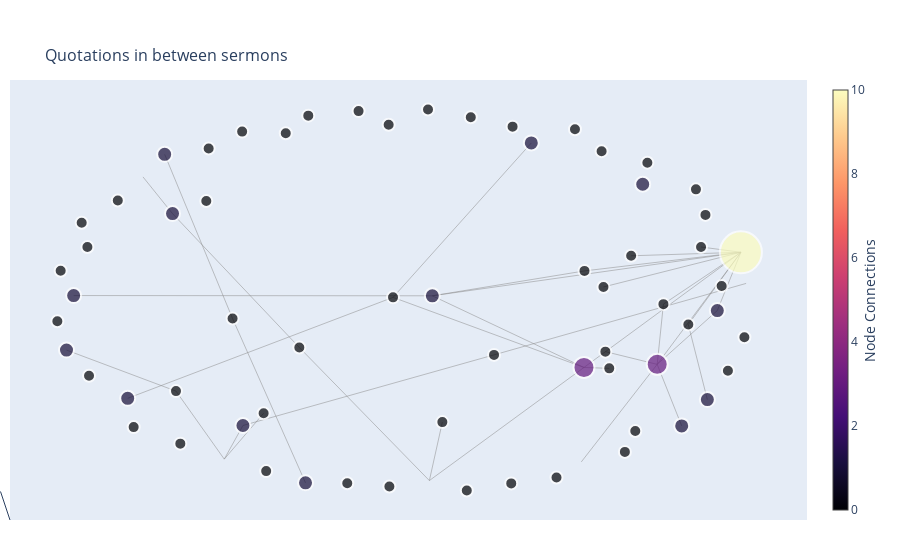

Notebook code for this chart:
### Code cell
fig = go.Figure(data=[edge_trace, node_trace],
            layout=go.Layout(
                title=dict(
                    text="<br>Quotations in between sermons",
                    font=dict(size=16)
                    ),
                #shapes=edge_shapes,
                showlegend=False,
                hovermode='closest',
                margin=dict(b=40,l=10,r=10,t=80),
                annotations=[dict(
                    text="",
                    showarrow=True,
                    xref="paper", yref="paper",
                    x=0.00, y=-0.00 )],
                xaxis=dict(showgrid=False, zeroline=False, showticklabels=False),
                yaxis=dict(showgrid=False, zeroline=False, showticklabels=False)
            )
        )

fig.show()

### Figure 1 — Plotly figure (JSON) as saved in the notebook; plotly's stock layout.template omitted (floating-point values rounded to 4 significant figures)
{"data": [{"hoverinfo": "none", "line": {"color": "#888", "width": 0.5}, "mode": "lines", "type": "scatter", "x": [-0.4399, -0.5468, null, -0.6778, -0.5468, null, -0.6778, -0.9752, null, -0.4961, -0.5468, null, 0.4299, 0.01015, null, 0.4299, 0.856, null, 0.7478, 0.856, null, 0.6288, 0.856, null, 0.6288, 0.4227, null, 0.6288, 0.6953, null, 0.01818, 0.856, null, 0.01818, 0.4299, null, 0.01818, -0.9557, null, 0.4313, 0.01818, null, 0.4313, 0.856, null, 0.792, 0.792, null, 0.792, 0.856, null, 0.792, 0.6288, null, 0.04541, 0.01015, null, 0.6457, 0.6288, null, 0.6457, 0.856, null, -0.6872, -0.7675, null, 0.4828, 0.856, null, 0.4881, 0.6288, null, -0.5242, -0.7086, null, -0.5242, -0.3261, null, 0.558, 0.856, null, 0.1857, 0.8702, null, 0.1857, -0.4961, null, -0.343, -0.6872, null, -0.343, 0.01015, null, -0.08853, 0.4299, null, -0.08853, -0.809, null, -0.08853, 0.2869, null, 0.7132, 0.765, null, 0.7132, 0.856, null, 0.4986, 0.4299, null, 0.5894, 0.5894, null], "y": [-0.5369, -0.7637, null, -0.4275, -0.7637, null, -0.4275, -0.2246, null, -0.5974, -0.7637, null, -0.3106, -0.8696, null, -0.3106, 0.2587, null, 0.285, 0.2587, null, -0.2952, 0.2587, null, -0.2952, -0.7774, null, -0.2952, -0.5993, null, 0.0436, 0.2587, null, 0.0436, -0.3106, null, 0.0436, 0.04485, null, 0.1667, 0.0436, null, 0.1667, 0.2587, null, -0.02926, -0.02926, null, -0.02926, 0.2587, null, -0.02926, -0.2952, null, -0.5806, -0.8696, null, 0.002422, -0.2952, null, 0.002422, 0.2587, null, 0.4499, 0.6313, null, 0.08722, 0.2587, null, -0.2324, -0.2952, null, -0.0689, 0.7428, null, -0.0689, -0.8808, null, 0.2414, 0.2587, null, -0.2484, 0.1049, null, -0.2484, -0.5974, null, -0.2118, 0.4499, null, -0.2118, -0.8696, null, 0.03586, -0.3106, null, 0.03586, -0.4631, null, 0.03586, 0.7991, null, -0.09839, -0.4695, null, -0.09839, 0.2587, null, -0.3149, -0.3106, null, 0.5949, 0.5949, null]}, {"hoverinfo": "text", "marker": {"color": [0, 1, 0, 0, 1, 10, 0, 0, 0, 1, 3, 0, 0, 0, 1, 1, 0, 3, 1, 0, 0, 1, 1, 0, 0, 0, 1, 1, 0, 0, 0, 1, 0, 0, 0, 0, 0, 0, 1, 0, 0, 0, 0, 0, 0, 0, 0, 0, 0, 0, 0, 0, 0, 0, 1, 0, 0, 0, 0, 0, 0, 0, 0, 0, 0], "colorbar": {"thickness": 15, "title": {"side": "right", "text": "Node Connections"}, "xanchor": "left"}, "colorscale": [[0, "#000004"], [0.1111, "#180f3d"], [0.2222, "#440f76"], [0.3333, "#721f81"], [0.4444, "#9e2f7f"], [0.5556, "#cd4071"], [0.6667, "#f1605d"], [0.7778, "#fd9668"], [0.8889, "#feca8d"], [1, "#fcfdbf"]], "line": {"width": 2}, "reversescale": false, "showscale": true, "size": [12, 15, 12, 12, 15, 42, 12, 12, 12, 15, 21, 12, 12, 12, 15, 15, 12, 21, 15, 12, 12, 15, 15, 12, 12, 12, 15, 15, 12, 12, 12, 15, 12, 12, 12, 12, 12, 12, 15, 12, 12, 12, 12, 12, 12, 12, 12, 12, 12, 12, 12, 12, 12, 12, 15, 12, 12, 12, 12, 12, 12, 12, 12, 12, 12]}, "mode": "markers", "text": ["E000001 (0 Verweise)", "E000002 (1 Verweise)", "E000029 (0 Verweise)", "E000030 (0 Verweise)", "E000099 (1 Verweise)", "E000003 (10 Verweise)", "E000098 (0 Verweise)", "E000096 (0 Verweise)", "E000095 (0 Verweise)", "E000092 (1 Verweise)", "E000091 (3 Verweise)", "E000090 (0 Verweise)", "E000089 (0 Verweise)", "E000086 (0 Verweise)", "E000085 (1 Verweise)", "E000083 (1 Verweise)", "E000082 (0 Verweise)", "E000079 (3 Verweise)", "E000078 (1 Verweise)", "E000075 (0 Verweise)", "E000106 (0 Verweise)", "E000073 (1 Verweise)", "E000072 (1 Verweise)", "E000070 (0 Verweise)", "E000108 (0 Verweise)", "E000069 (0 Verweise)", "E000068 (1 Verweise)", "E000067 (1 Verweise)", "E000065 (0 Verweise)", "E000063 (0 Verweise)", "E000060 (0 Verweise)", "E000058 (1 Verweise)", "E000059 (0 Verweise)", "E000056 (0 Verweise)", "E000057 (0 Verweise)", "E000055 (0 Verweise)", "E000104 (0 Verweise)", "E000053 (0 Verweise)", "E000051 (1 Verweise)", "E000052 (0 Verweise)", "E000074 (0 Verweise)", "E000048 (0 Verweise)", "E000046 (0 Verweise)", "E000045 (0 Verweise)", "E000061 (0 Verweise)", "E000042 (0 Verweise)", "E000109 (0 Verweise)", "E000041 (0 Verweise)", "E000039 (0 Verweise)", "E000038 (0 Verweise)", "E000036 (0 Verweise)", "E000037 (0 Verweise)", "E000035 (0 Verweise)", "E000034 (0 Verweise)", "E000027 (1 Verweise)", "E000024 (0 Verweise)", "E000023 (0 Verweise)", "E000021 (0 Verweise)", "E000020 (0 Verweise)", "E000016 (0 Verweise)", "E000014 (0 Verweise)", "E000015 (0 Verweise)", "E000009 (0 Verweise)", "E000008 (0 Verweise)", "E000007 (0 Verweise)"], "type": "scatter", "x": [-0.7928, -0.9752, 0.541, 0.8208, 0.6953, 0.856, 0.4778, -0.4399, -0.6778, -0.4961, 0.4299, 0.7478, 0.734, -0.5955, -0.3261, -0.9557, 0.2324, 0.6288, 0.01818, 0.4313, -0.3798, 0.792, -0.809, 0.04541, 0.6457, -0.5891, -0.6872, -0.7086, 0.4828, 0.4881, -0.4982, 0.765, -0.5242, 0.558, -1, 0.1857, -0.9184, -0.343, 0.2869, -0.08853, 0.1118, -0.6661, 0.7598, 0.2361, 0.006443, 0.602, -0.2128, 0.7132, -0.9339, 0.5693, 0.4986, 0.3554, 0.8038, 0.8655, 0.5894, -0.3186, -0.433, -0.914, -0.8359, -0.1821, -0.1004, 0.4055, -0.09841, 0.1226, -0.991, -0.5468, 0.01015, 0.4227, -0.7675, 0.8702], "y": [-0.6053, -0.2246, -0.728, -0.3269, -0.5993, 0.2587, 0.7585, -0.5369, -0.4275, -0.5974, -0.3106, 0.285, 0.5699, 0.5122, -0.8808, 0.04485, -0.8837, -0.2952, 0.0436, 0.1667, 0.8469, -0.02926, -0.4631, -0.5806, 0.002422, 0.7721, 0.4499, 0.7428, 0.08722, -0.2324, 0.8553, -0.4695, -0.0689, 0.2414, -0.0821, -0.2484, 0.285, -0.2118, 0.7991, 0.03586, -0.9187, -0.6871, 0.4436, 0.8798, 0.9645, 0.7017, -0.8831, -0.09839, 0.4044, -0.6249, -0.3149, -0.8548, 0.09222, -0.1613, 0.5949, 0.9341, -0.8228, -0.3516, 0.5145, 0.9566, 0.8893, 0.8669, -0.8992, 0.926, 0.1677, -0.7637, -0.8696, -0.7774, 0.6313, 0.1049]}], "layout": {"annotations": [{"showarrow": true, "text": "", "x": 0, "xref": "paper", "y": 0, "yref": "paper"}], "hovermode": "closest", "margin": {"b": 40, "l": 10, "r": 10, "t": 80}, "showlegend": false, "title": {"font": {"size": 16}, "text": "<br>Quotations in between sermons"}, "xaxis": {"showgrid": false, "showticklabels": false, "zeroline": false}, "yaxis": {"showgrid": false, "showticklabels": false, "zeroline": false}}}
